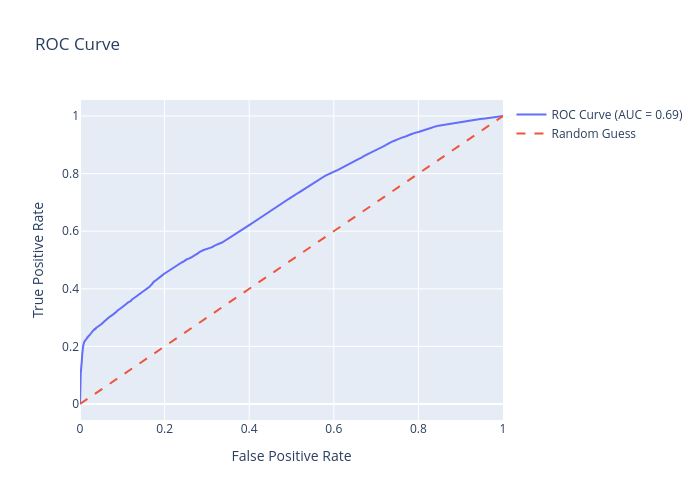

Notebook code for this chart:
### Code cell
import plotly.graph_objects as go

fig = go.Figure()
fig.add_trace(go.Scatter(x=fpr, y=tpr, mode='lines', name=f'ROC Curve (AUC = {roc_auc:.2f})'))
fig.add_trace(go.Scatter(x=[0, 1], y=[0, 1], mode='lines', name='Random Guess', line=dict(dash='dash')))

fig.update_layout(
    title='ROC Curve',
    xaxis_title='False Positive Rate',
    yaxis_title='True Positive Rate',
    width=700,
    height=500
)
#plt.savefig("figuras_memoria/roc_curve_din_alfa.pdf")
#plt.savefig("figuras_memoria/roc_curve_din_alfa.svg")
fig.show()

### Figure 1 — Plotly figure (JSON) as saved in the notebook; plotly's stock layout.template omitted (floating-point values rounded to 4 significant figures; data arrays with more than 128 entries replaced by an {"elided": "..."} marker saying what was removed)
{"data": [{"mode": "lines", "name": "ROC Curve (AUC = 0.69)", "type": "scatter", "x": {"elided": "5306 float values"}, "y": {"elided": "5306 float values"}}, {"line": {"dash": "dash"}, "mode": "lines", "name": "Random Guess", "type": "scatter", "x": [0, 1], "y": [0, 1]}], "layout": {"height": 500, "title": {"text": "ROC Curve"}, "width": 700, "xaxis": {"title": {"text": "False Positive Rate"}}, "yaxis": {"title": {"text": "True Positive Rate"}}}}
